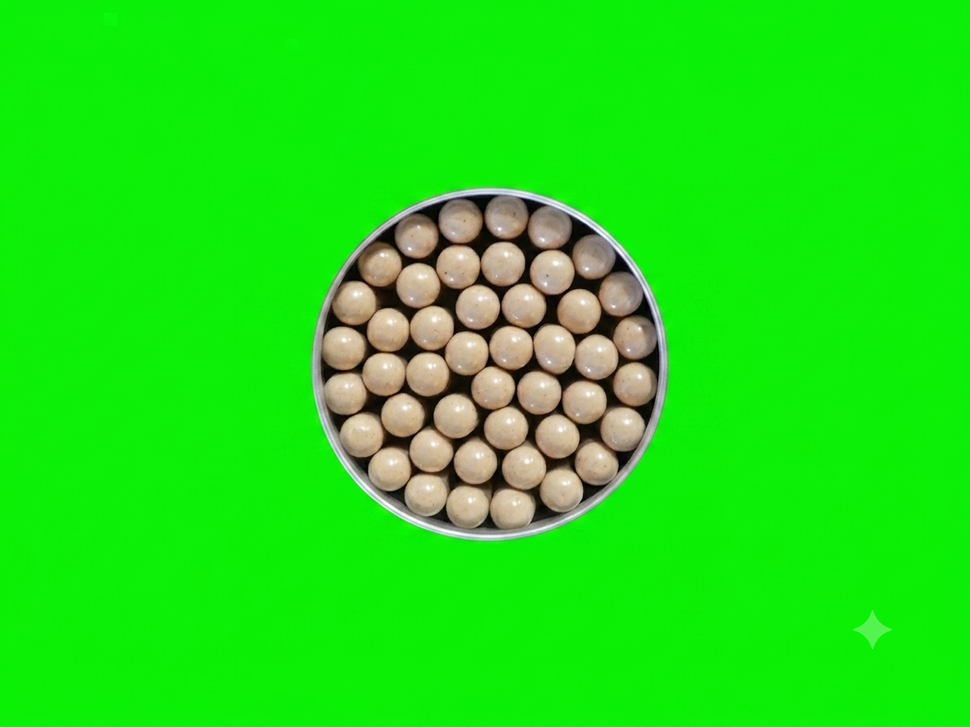
#> input picture img/3.png, 970 x 727 px, shrunk from 1195 x 896 before the run
$ python remove.py
#> lines starting #> are read from the running program, lines starting #| are printed output that depends on the picture; after the words box and inside, x2 and y2 are one past the last pixel; in counts of white or black regions, pixels touching at a corner belong together
import os
from PIL import Image, ImageFilter

def procesar_croma_biorush_pro(input_path, output_path):
    # 1. Abrir imagen y asegurar transparencia
#> called with input_path = 'img/3.png', output_path = 'img/45capsBack.png'
    img = Image.open(input_path).convert("RGBA")
#> img is the input picture: PIL image 970x727 RGBA; mean R, G, B, A 31.3, 224.7, 21.5, 255
    data = img.getdata()

    # 2. Crear máscara: Detectar verde y aplicar un umbral de suavizado
    # Usamos tolerancia para atrapar el halo (mezcla de verde)
    new_data = []
    for item in data:
        # Detectar píxeles donde el verde sea predominante
        if item[1] > (item[0] + 40) and item[1] > (item[2] + 40):
            new_data.append((0, 0, 0, 0)) # Transparente
        else:
            new_data.append(item)
#> this loop made 705190 passes
#> item on passes 1 to 3: (9, 244, 4, 255), (9, 243, 5, 255), (9, 241, 8, 255)
#> after the loop, new_data = 705190 items

    img.putdata(new_data)
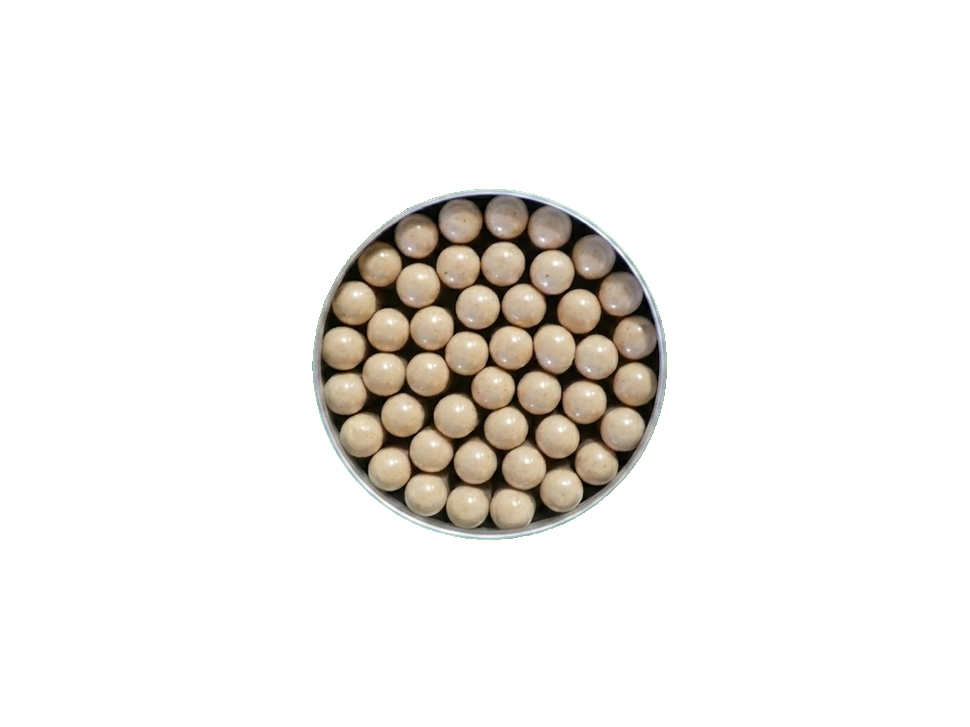
#> img: PIL image 970x727 RGBA; mean R, G, B, A 20.8, 18.6, 15.7, 35.4; transparent parts drawn white

    # 3. Limpieza de bordes:
    # A. Erosionamos 1 píxel para quitar el rastro verde
    # B. Aplicamos un ligero desenfoque para suavizar el corte (antialiasing)
    mascara = img.split()[3]
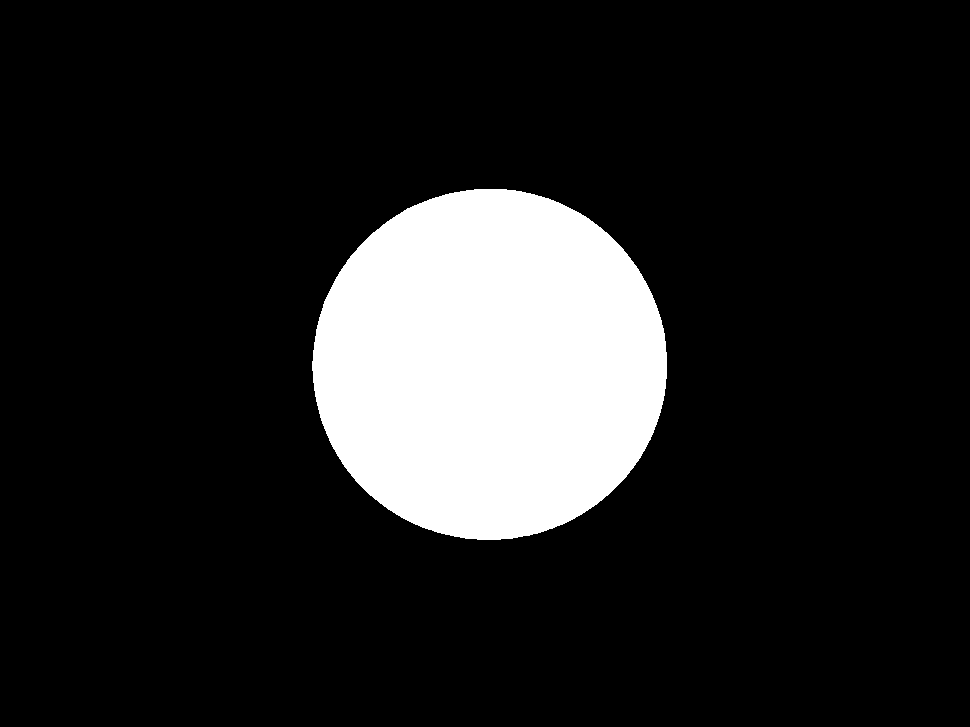
#> mascara: PIL image 970x727 L; 13.9% white; 1 white region, box (x1, y1, x2, y2) and area: (312, 189, 667, 540) 97840
    mascara = mascara.filter(ImageFilter.MinFilter(3)) # Erosión
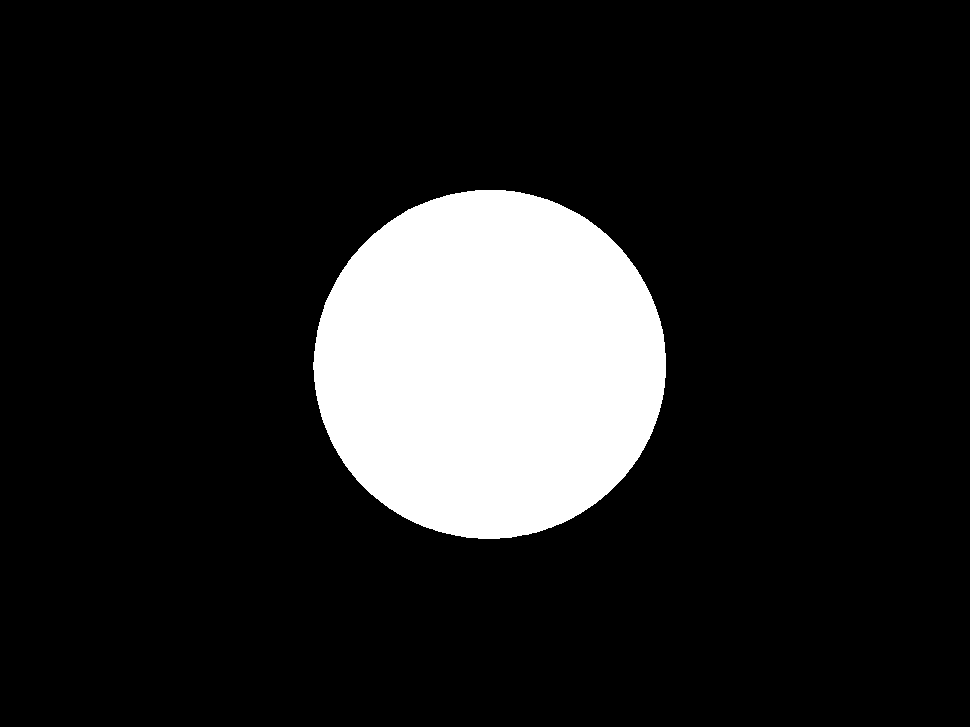
#> mascara: PIL image 970x727 L; 13.7% white; 1 white region, box (x1, y1, x2, y2) and area: (313, 190, 666, 539) 96432
    img.putalpha(mascara)

    # 4. Autocrop final al ras
    bbox = img.getbbox()
#> bbox = (313, 190, 666, 539)
    if bbox:
        img = img.crop(bbox)
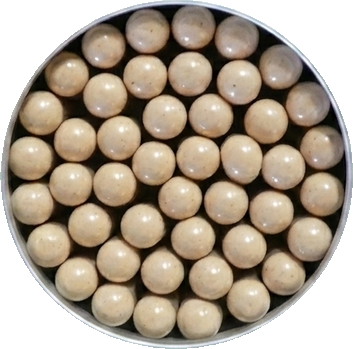
#> img: PIL image 353x349 RGBA; mean R, G, B, A 118.9, 106, 89.6, 199.6; transparent parts drawn white

    img.save(output_path, "PNG")
    print(f"Asset limpio guardado: {output_path}")

if __name__ == "__main__":
    procesar_croma_biorush_pro("img/3.png", "img/45capsBack.png")

$ run again, with img/11.png copied over img/3.png
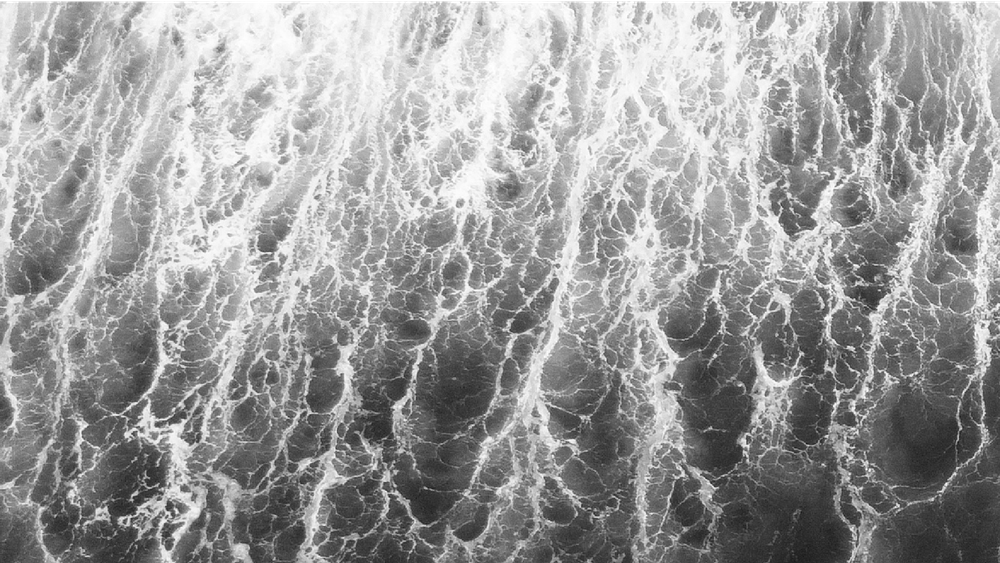
#> input picture img/11.png, 1000 x 563 px, shrunk from 1921 x 1081 before the run
#> in procesar_croma_biorush_pro, img is the input picture: PIL image 1000x563 RGBA; mean R, G, B, A 155.5, 155.5, 155.5, 254.3
#> after the loop in procesar_croma_biorush_pro, `for item in data:`: new_data = 563000 items
#> in procesar_croma_biorush_pro, `mascara = img.split()[3]`:
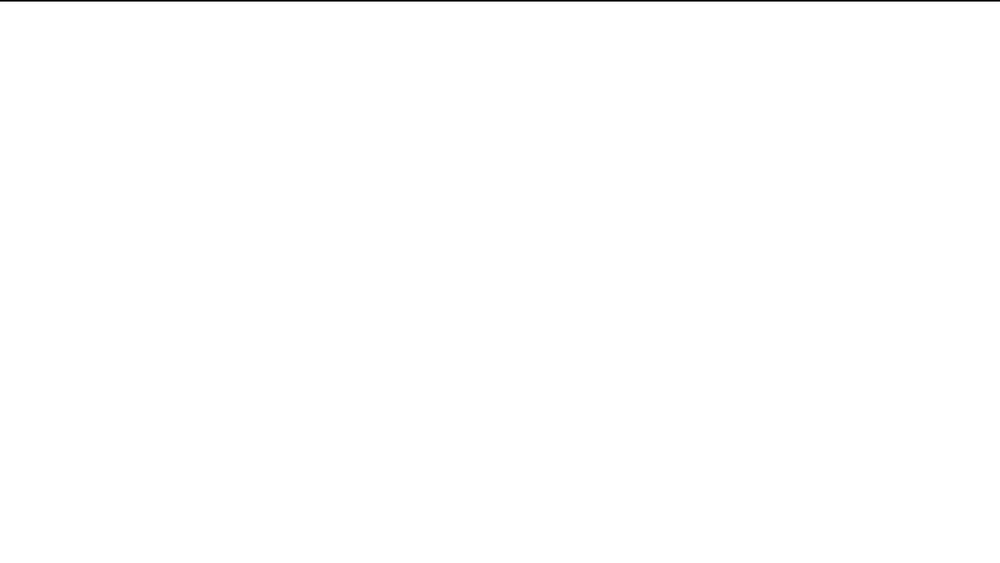
#> mascara: PIL image 1000x563 L; min 0, max 255, mean 254.3
#> bbox = (0, 2, 1000, 563)
#> in procesar_croma_biorush_pro, `img = img.crop(bbox)`:
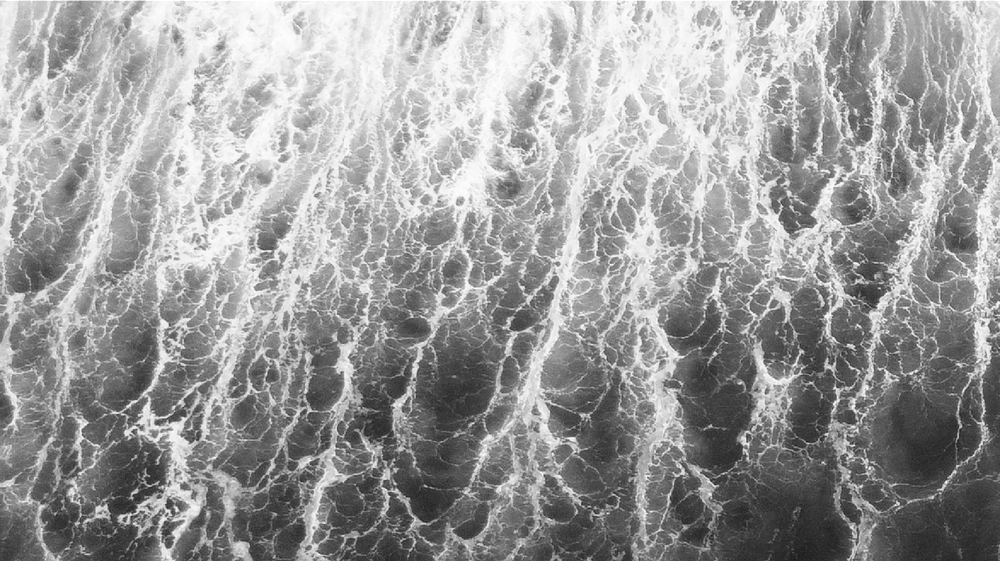
#> img: PIL image 1000x561 RGBA; mean R, G, B, A 155.6, 155.6, 155.6, 254.7; transparent parts drawn white

$ run again, with img/2.png copied over img/3.png
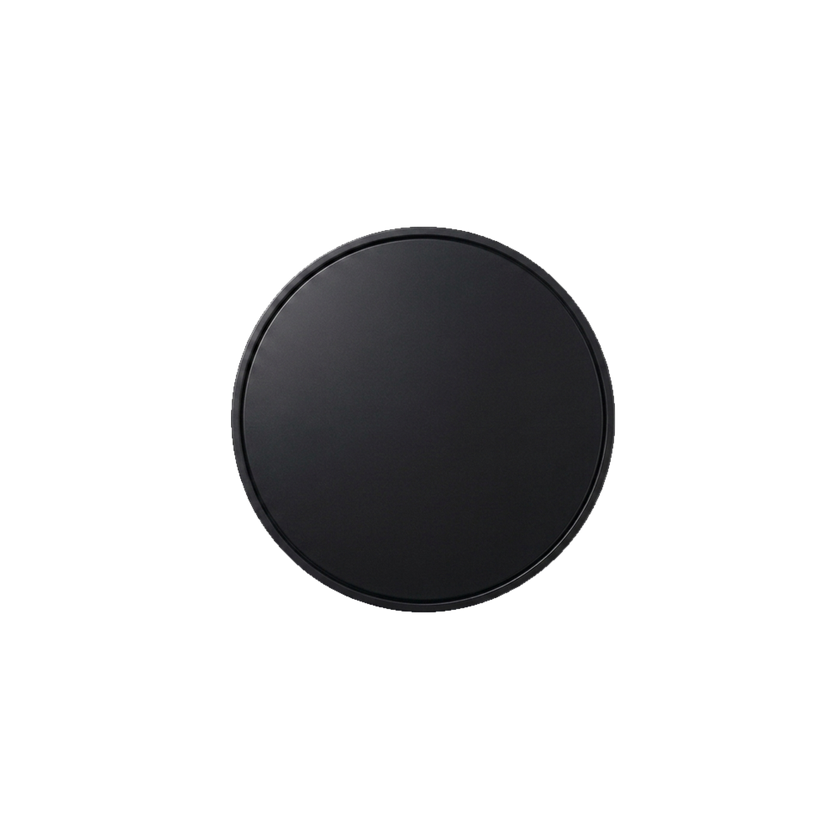
#> input picture img/2.png, 840 x 840 px, shrunk from 1000 x 1000 before the run
#> in procesar_croma_biorush_pro, img is the input picture: PIL image 840x840 RGBA; mean R, G, B, A 7.2, 7.2, 7.8, 41.9
#> after the loop in procesar_croma_biorush_pro, `for item in data:`: new_data = 705600 items
#> in procesar_croma_biorush_pro, `mascara = img.split()[3]`:
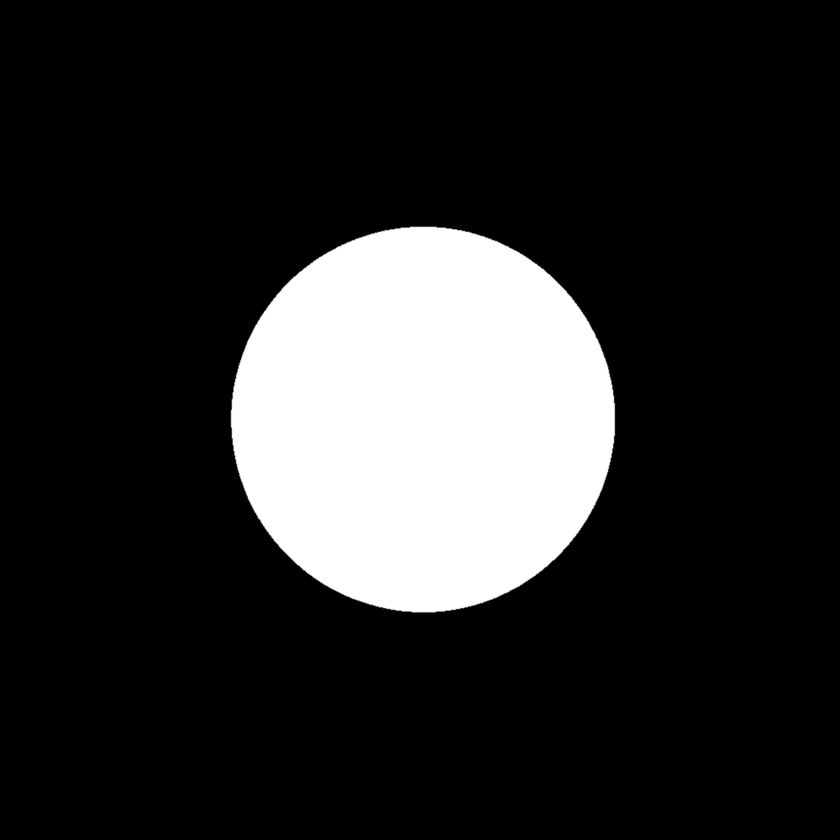
#> mascara: PIL image 840x840 L; min 0, max 255, mean 41.9
#> bbox = (231, 227, 615, 613)
#> in procesar_croma_biorush_pro, `img = img.crop(bbox)`:
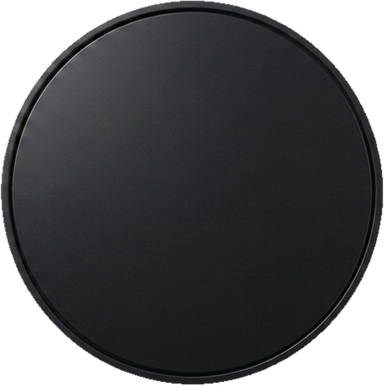
#> img: PIL image 384x386 RGBA; mean R, G, B, A 34.3, 34.3, 37, 197; transparent parts drawn white
